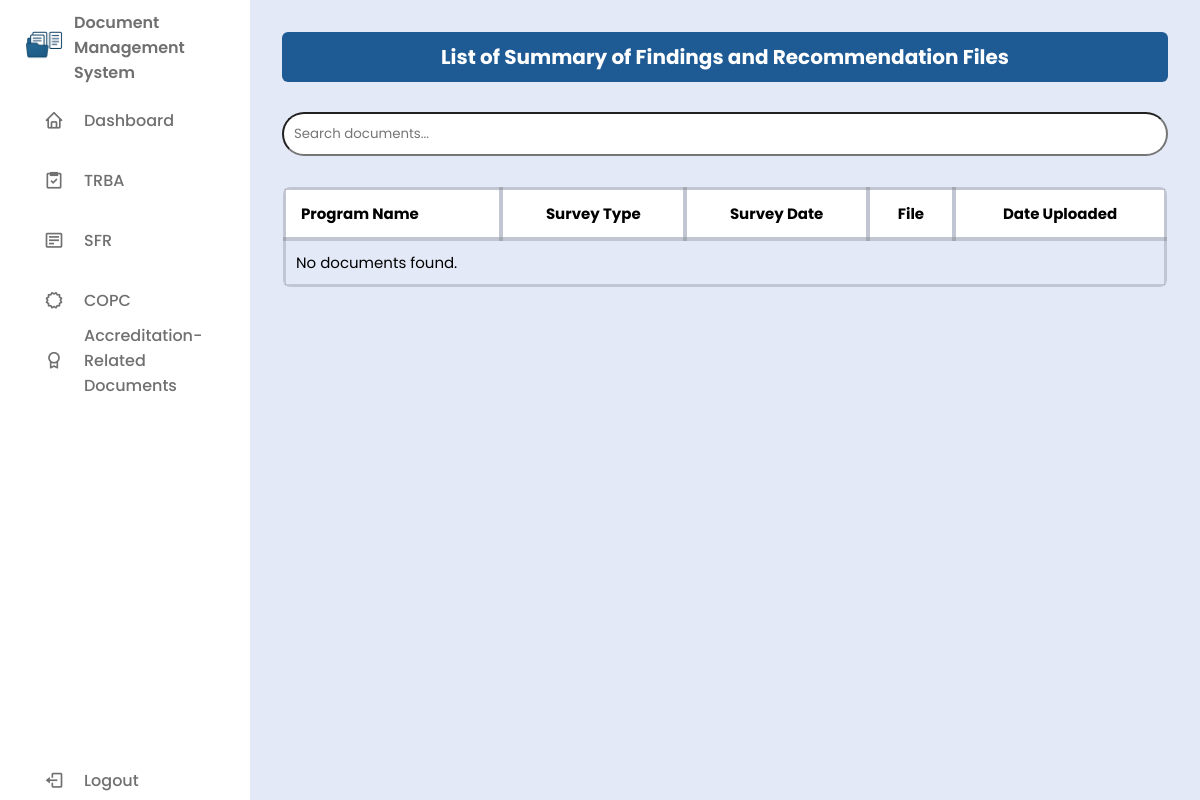
The app's page /users/sfr.php, older data.
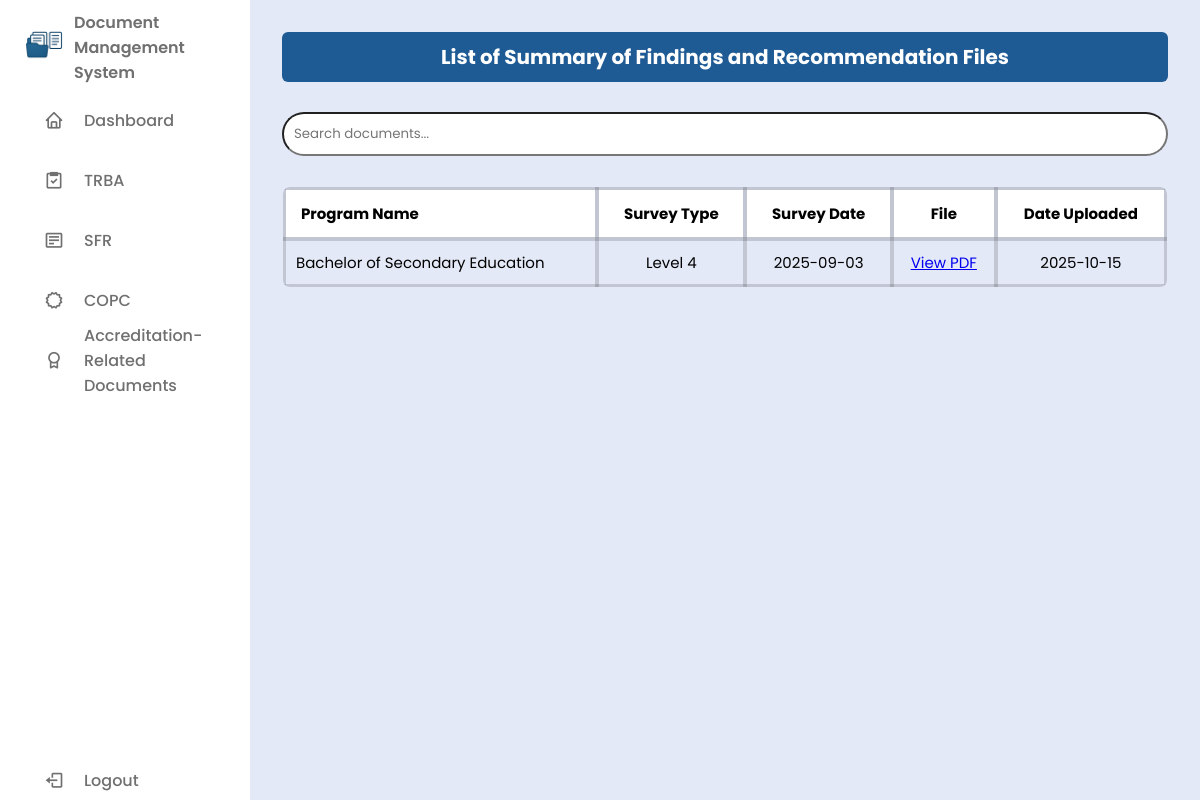
The same page, newer data.
### tables this page shows
CREATE TABLE `sfr` (
  `id` int(11) NOT NULL,
  `program_name` varchar(255) NOT NULL,
  `survey_type` varchar(255) NOT NULL,
  `survey_date` date NOT NULL,
  `file_name` varchar(255) NOT NULL,
  `date_uploaded` date NOT NULL DEFAULT current_timestamp()
);

### users/sfr.php (the view, shortened to what this page needs)
<?php
require '../db/db_conn.php';
$isAdmin = isset($_SESSION['user_role']) && $_SESSION['user_role'] === 'admin';
?>
<!DOCTYPE html>
<html lang="en">
<head>
  <link href="https://unpkg.com/boxicons@2.1.4/css/boxicons.min.css" rel="stylesheet" />
  <link rel="stylesheet" href="../css/style.css" />
</head>
<body>
<?php include('../includes/sidebar.php'); ?>
<section class="dashboard-content">
  <section class="table-section">
    <h2>List of Summary of Findings and Recommendation Files</h2>
    <div class="search-bar">
      <input type="text" id="searchInput" placeholder="Search documents..." onkeyup="filterTable()" />
    </div>
    <div class="table-container">
      <table>
        <thead>
          <tr>
            <th>Program Name</th>
            <th>Survey Type</th>
            <th>Survey Date</th>
            <th>File</th>
            <th>Date Uploaded</th>
          </tr>
        </thead>
        <tbody>
        <?php
        $sql = "SELECT * FROM sfr ORDER BY date_uploaded DESC";
        $result = $conn->query($sql);
        if ($result && $result->num_rows > 0):
          while ($row = $result->fetch_assoc()):
        ?>
          <tr>
            <td><?= htmlspecialchars($row['program_name']) ?></td>
            <td><?= htmlspecialchars($row['survey_type']) ?></td>
            <td><?= htmlspecialchars($row['survey_date']) ?></td>
            <td><a href="../uploads/sfr/<?= htmlspecialchars($row['file_name']) ?>" target="_blank">View PDF</a></td>
            <td><?= htmlspecialchars($row['date_uploaded']) ?></td>
          </tr>
        <?php endwhile; else: ?>
          <tr><td colspan="<?= $isAdmin ? 6 : 5 ?>">No documents found.</td></tr>
        <?php endif; ?>
        </tbody>
      </table>
    </div>
  </section>
</section>
</body>
</html>

Row changes from the older to the newer data that the page shows:
added sfr: program_name "Bachelor of Secondary Education", survey_type "Level 4", survey_date "2025-09-03", date_uploaded "2025-10-15"
Text that changed along with them:
text no longer shown: "No documents found."
